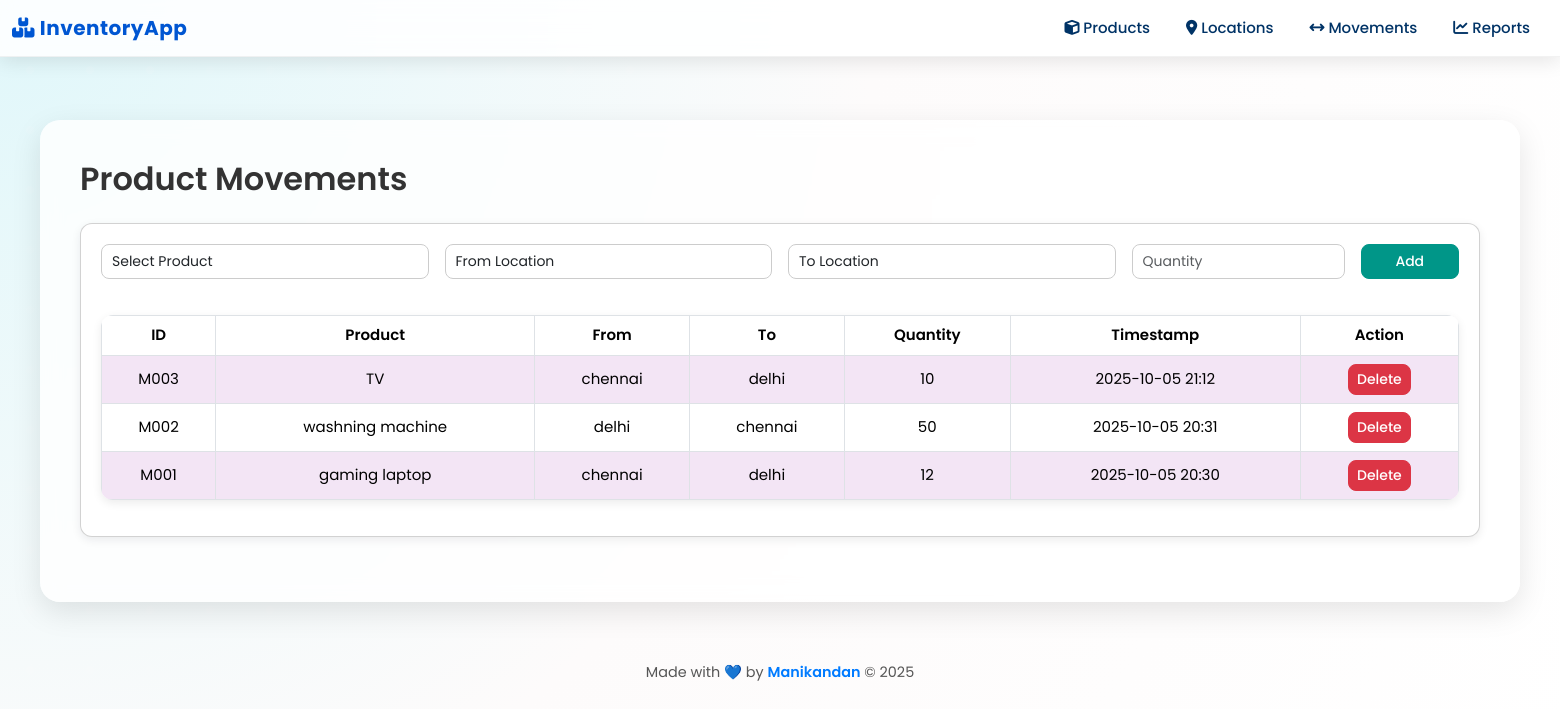
/movements, run on the app's committed database.
### models.py (models this page shows)
class ProductMovement(db.Model):
    movement_id = db.Column(db.Integer, primary_key=True, autoincrement=True)
    product_id = db.Column(db.String, db.ForeignKey('product.product_id'), nullable=False)
    from_location = db.Column(db.String, db.ForeignKey('location.location_id'), nullable=True)
    to_location = db.Column(db.String, db.ForeignKey('location.location_id'), nullable=True)
    qty = db.Column(db.Integer, nullable=False)
    timestamp = db.Column(db.DateTime, default=datetime.utcnow)
    product = db.relationship('Product', backref='movements')
    from_loc = db.relationship('Location', foreign_keys=[from_location])
    to_loc = db.relationship('Location', foreign_keys=[to_location])

class Product(db.Model):
    product_id = db.Column(db.String(10), primary_key=True)
    name = db.Column(db.String(100), nullable=False)
    description = db.Column(db.String(255), nullable=False)
    created_at = db.Column(db.DateTime, default=datetime.utcnow)

class Location(db.Model):
    location_id = db.Column(db.String(10), primary_key=True)
    name = db.Column(db.String(100), nullable=False)
    address = db.Column(db.String(255))
    created_at = db.Column(db.DateTime, default=datetime.utcnow)

### app.py (the view)
@app.route('/movements')
def movements():
    all_movements = ProductMovement.query.order_by(ProductMovement.timestamp.desc()).all()
    products = Product.query.all()
    locations = Location.query.all()
    return render_template("movements.html", movements=all_movements, products=products, locations=locations)

### templates/movements.html (shortened to what this page needs)
{% extends "base.html" %}
{% block content %}
<h2>Product Movements</h2>
<div class="card table-responsive">
  <form method="POST" action="{{ url_for('add_movement') }}" class="row g-3 mb-3">
    <div class="col-md-3">
      <select name="product_id" class="form-control" required>
        <option value="">Select Product</option>
      </select>
    </div>
    <div class="col-md-3">
      <select name="from_location" class="form-control">
        <option value="">From Location</option>
      </select>
    </div>
    <div class="col-md-3">
      <select name="to_location" class="form-control">
        <option value="">To Location</option>
      </select>
    </div>
    <div class="col-md-2">
      <input type="number" name="qty" class="form-control" placeholder="Quantity" min="1" required>
    </div>
    <div class="col-md-1 d-flex align-items-end">
      <button type="submit" class="btn btn-success w-100">Add</button>
    </div>
  </form>
  <table class="table table-bordered align-middle">
    <thead>
      <tr>
        <th>ID</th>
        <th>Product</th>
        <th>From</th>
        <th>To</th>
        <th>Quantity</th>
        <th>Timestamp</th>
        <th>Action</th>
      </tr>
    </thead>
    <tbody>
      {% for move in movements %}
      <tr>
        <td>{{ move.movement_id }}</td>
        <td>{{ move.product.name }}</td>
        <td>{{ move.from_loc.name if move.from_loc else '-' }}</td>
        <td>{{ move.to_loc.name if move.to_loc else '-' }}</td>
        <td>{{ move.qty }}</td>
        <td>{{ move.timestamp.strftime("%Y-%m-%d %H:%M") }}</td>
        <td>
          <a href="{{ url_for('delete_movement', movement_id=move.movement_id) }}"
             class="btn btn-danger btn-sm"
             onclick="return confirm('Are you sure you want to delete this movement?');">
            Delete
          </a>
        </td>
      </tr>
      {% else %}
      <tr>
        <td colspan="7" class="text-center text-muted py-3">
          No movements found. Add a new one above!
        </td>
      </tr>
      {% endfor %}
    </tbody>
  </table>
</div>
{% endblock %}

### templates/base.html (shortened to what this page needs)
<!DOCTYPE html>
<html lang="en">
<head>
  <link href="https://cdn.jsdelivr.net/npm/bootstrap@5.3.2/dist/css/bootstrap.min.css" rel="stylesheet">
  <link rel="stylesheet" href="https://cdnjs.cloudflare.com/ajax/libs/animate.css/4.1.1/animate.min.css"/>
</head>
<body>
  <nav class="navbar navbar-expand-lg fixed-top">
    <div class="container-fluid">
      <a class="navbar-brand" href="#"><i class="fa-solid fa-boxes-stacked"></i> InventoryApp</a>
      <div class="collapse navbar-collapse animate__animated animate__fadeInDown" id="navbarNav">
        <ul class="navbar-nav ms-auto">
          <li class="nav-item"><a href="{{ url_for('products') }}" class="nav-link {% if active_page=='products' %}active{% endif %}"><i class="fa-solid fa-cube"></i> Products</a></li>
          <li class="nav-item"><a href="{{ url_for('locations') }}" class="nav-link {% if active_page=='locations' %}active{% endif %}"><i class="fa-solid fa-location-dot"></i> Locations</a></li>
          <li class="nav-item"><a href="{{ url_for('movements') }}" class="nav-link {% if active_page=='movements' %}active{% endif %}"><i class="fa-solid fa-arrows-left-right"></i> Movements</a></li>
          <li class="nav-item"><a href="{{ url_for('report') }}" class="nav-link {% if active_page=='report' %}active{% endif %}"><i class="fa-solid fa-chart-line"></i> Reports</a></li>
        </ul>
      </div>
    </div>
  </nav>
  <div class="main-content">
    <div class="content-box">
      {% block content %}{% endblock %}
    </div>
    <footer>
      <p>Made with 💙 by <span>Manikandan</span> © {{ current_year or '2025' }}</p>
    </footer>
  </div>
</body>
</html>

### templates/base.html (style rules this page uses)
body { font-family: 'Poppins', sans-serif; background: radial-gradient(circle at top left, #e0f7fa, #fdfbfb, #ffffff); overflow-x: hidden; min-height: 100vh; color: #333; position: relative; padding-top: 80px; }
body::before { content: ""; position: absolute; width: 250%; height: 250%; top: -100%; left: -100%; background: radial-gradient(circle, rgba(255,255,255,0.2) 10%, transparent 10%) repeat; background-size: 60px 60px; animation: moveBackground 15s linear infinite; z-index: 0; opacity: 0.3; }
.navbar { background: rgba(255, 255, 255, 0.85); backdrop-filter: blur(12px); box-shadow: 0 4px 20px rgba(0,0,0,0.1); border-bottom: 1px solid rgba(0,0,0,0.05); }
.navbar-brand { font-weight: 700; color: #0056d2 !important; letter-spacing: 0.5px; animation: fadeInDown 0.8s ease; }
.navbar-nav .nav-link { color: #003366 !important; font-weight: 500; margin: 0 10px; border-radius: 8px; padding: 8px 14px; transition: all 0.3s ease; }
.main-content { padding: 40px; z-index: 5; animation: fadeInUp 1s ease; }
.content-box { background: rgba(255, 255, 255, 0.8); backdrop-filter: blur(10px); border-radius: 20px; padding: 40px; box-shadow: 0 10px 30px rgba(0,0,0,0.1); animation: floatIn 0.9s ease; transition: transform 0.3s ease, box-shadow 0.3s ease; }
footer { text-align: center; padding: 20px 0; margin-top: 40px; color: #555; font-size: 0.9rem; animation: fadeIn 1.5s ease; }
footer span { color: #007bff; font-weight: 600; }

### templates/movements.html (style rules this page uses)
body { font-family: 'Poppins', sans-serif !important; background-color: #f8f9fc; font-size: 15px; }
h2 { font-weight: 600; color: #333; margin-bottom: 25px; }
.card { background-color: #fff; border-radius: 12px; box-shadow: 0 3px 10px rgba(0, 0, 0, 0.08); padding: 20px; margin-bottom: 25px; }
.form-control, select, input[type="number"] { font-size: 14px; border-radius: 8px; border: 1px solid #ccc; width: 100%; padding: 6px 10px; }
.btn { font-size: 14px; font-weight: 500; border-radius: 8px; transition: all 0.2s ease; }
.btn-success { background-color: #009688; border-color: #009688; }
.btn-danger { background-color: #dc3545; border-color: #dc3545; }
.table { background-color: #fff; border-radius: 12px; overflow: hidden; box-shadow: 0 3px 10px rgba(0, 0, 0, 0.08); margin-top: 20px; }
thead th { font-weight: 600; background-color: #9a561bff; color: #fff; text-align: center; padding: 12px; font-size: 15px; }
tbody td { vertical-align: middle; text-align: center; padding: 10px; background-color: #ffffff; }
tbody tr:nth-child(odd) td { background-color: #f3e5f5; }
.row.g-3 > div { display: flex; flex-direction: column; justify-content: flex-end; }

### data on the page
ProductMovement: movement_id "M003", product.name "TV", from_loc "chennai", to_loc "delhi", qty "10", timestamp "2025-10-05 21:12"
ProductMovement: movement_id "M002", product.name "washning machine", from_loc "delhi", to_loc "chennai", qty "50", timestamp "2025-10-05 20:31"
ProductMovement: movement_id "M001", product.name "gaming laptop", from_loc "chennai", to_loc "delhi", qty "12", timestamp "2025-10-05 20:30"

### other printed values
{{ current_year or '2025' }} "2025"
